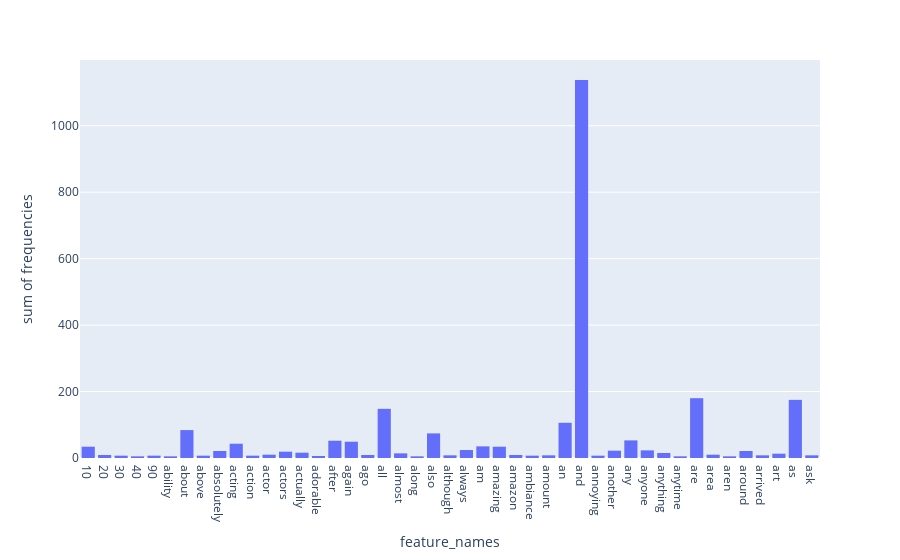

Source (notebook cell):
### Markdown cell above
### >>> **Exercise 14 (take home):** 
The chart above contains all the vocabulary, and it's computationally intensive to both compute and visualize. Can you efficiently reduce the number of terms you want to visualize as an exercise.

### Code cell
# Answer here
## only plot frequencies bigger or equal to 5
import plotly.express as px
import plotly.graph_objects as go
#create dataframe
new_df = pd.DataFrame.from_dict(df)
new_df = new_df[new_df["frequencies"]>=5]
px.histogram(new_df, x="feature_names", y="frequencies")

### Figure 1 — Plotly figure (JSON) as saved in the notebook; plotly's stock layout.template omitted (floating-point values rounded to 4 significant figures)
{"data": [{"alignmentgroup": "True", "bingroup": "x", "histfunc": "sum", "hovertemplate": "feature_names=%{x}<br>sum of frequencies=%{y}<extra></extra>", "legendgroup": "", "marker": {"color": "#636efa"}, "name": "", "offsetgroup": "", "orientation": "v", "showlegend": false, "type": "histogram", "x": ["10", "20", "30", "40", "90", "ability", "about", "above", "absolutely", "acting", "action", "actor", "actors", "actually", "adorable", "after", "again", "ago", "all", "almost", "along", "also", "although", "always", "am", "amazing", "amazon", "ambiance", "amount", "an", "and", "annoying", "another", "any", "anyone", "anything", "anytime", "are", "area", "aren", "around", "arrived", "art", "as", "ask"], "xaxis": "x", "y": [34, 9, 7, 5, 7, 5, 84, 7, 21, 43, 7, 10, 19, 16, 6, 52, 49, 9, 148, 14, 5, 74, 8, 24, 35, 34, 9, 7, 8, 106, 1138, 7, 22, 53, 23, 15, 5, 180, 10, 5, 21, 8, 13, 175, 8], "yaxis": "y"}], "layout": {"barmode": "relative", "legend": {"tracegroupgap": 0}, "margin": {"t": 60}, "xaxis": {"anchor": "y", "domain": [0, 1], "title": {"text": "feature_names"}}, "yaxis": {"anchor": "x", "domain": [0, 1], "title": {"text": "sum of frequencies"}}}}
